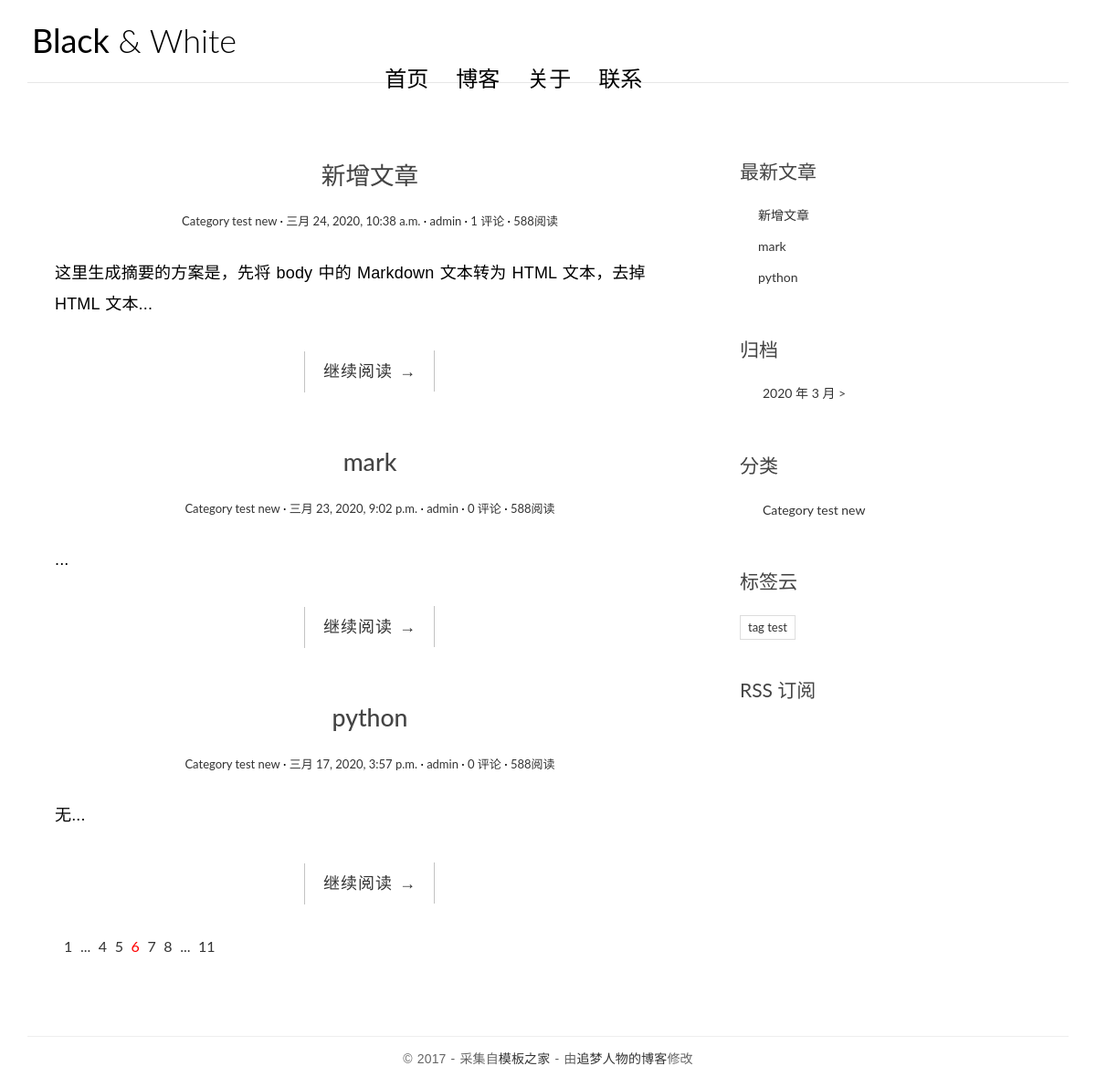
The page / on the database its author committed.
### blog/models.py (models this page shows, shortened)
class Post(models.Model):
    title = models.CharField('标题', max_length=70)
    body = models.TextField('正文')
    created_time = models.DateTimeField('创建时间', default=timezone.now)
    modified_time = models.DateTimeField('修改时间')
    excerpt = models.CharField('摘要', max_length=200, blank=True)
    category = models.ForeignKey(Category, verbose_name='分类', on_delete=models.CASCADE)
    tags = models.ManyToManyField(Tag, verbose_name='标签', blank=True)
    author = models.ForeignKey(User, verbose_name='作者', on_delete=models.CASCADE)
    class Meta:
        verbose_name = '文章'
        verbose_name_plural = verbose_name
        ordering = ['-created_time']
    def get_absolute_url(self):
        return reverse('blog:detail', kwargs={'pk':self.pk})

class Category(models.Model):
    name = models.CharField(max_length=100)
    class Meta:
        verbose_name = '分类'
        verbose_name_plural = verbose_name

class Tag(models.Model):
    name = models.CharField(max_length=100)
    class Meta:
        verbose_name = '标签'
        verbose_name_plural = verbose_name

### blog/views.py (the view)
# urls.py: path('', views.index, name='index'),
def index(request):
    post_list = Post.objects.all().order_by('-created_time')
    return render(request, 'blog/index.html', context={'post_list': post_list})

### blog/templatetags/blog_extras.py (called while the page is built)
@register.inclusion_tag('blog/inclusions/_recent_posts.html', takes_context=True)
def show_recent_posts(context, num=5):
    return {
        'recent_post_list': Post.objects.all().order_by('-created_time')[:num]
    }

@register.inclusion_tag('blog/inclusions/_archives.html', takes_context=True)
def show_archives(context):
    return {
        'date_list': Post.objects.dates('created_time', 'month', order='DESC'),
    }

@register.inclusion_tag('blog/inclusions/_categories.html', takes_context=True)
def show_categories(context):
    return {
        'category_list': Category.objects.all(),
    }

@register.inclusion_tag('blog/inclusions/_tags.html', takes_context=True)
def show_tags(context):
    return {
        'tag_list': Tag.objects.all(),
    }

### templates/blog/index.html (shortened to what this page needs)
{% extends 'base.html' %}
{% load static %}
                {% block main %}
                {% for post in post_list %}
                <article class="post post-{{ post.pk }}">
                    <header class="entry-header">
                        <h1 class="entry-title">{{ post.title }}</h1>
                        <div class="entry-meta">
                            <span class="post-category"><a href="#">{{ post.category.name }}</a></span>
                            <span class="post-date"><a href="#"><time class="entry-date"
                                                                      datetime="{{ post.created_time }}">{{ post.created_time }}</time></a></span>
                            <span class="post-author"><a href="#">{{ post.author }}</a></span>
                            <span class="comments-link"><a href="#comment-area">{{ post.comment_set.count }} 评论</a></span>
                            <span class="views-count"><a href="#">588阅读</a></span>
                        </div>
                    </header>
                    <div class="entry-content clearfix">
                        <p>{{ post.excerpt }}...</p>
                        <div class="read-more cl-effect-14">
                            <a href="{{ post.get_absolute_url }}" class="more-link">继续阅读 <span class="meta-nav">→</span></a>
                        </div>
                    </div>
                </article>
                {% empty %}
                    <div class="no-post">暂时还没有发布的文章</div>
                {% endfor %}
                <div class="pagination">
                    <ul>
                        <li><a href="">1</a></li>
                        <li><a href="">...</a></li>
                        <li><a href="">4</a></li>
                        <li><a href="">5</a></li>
                        <li class="current"><a href="">6</a></li>
                        <li><a href="">7</a></li>
                        <li><a href="">8</a></li>
                        <li><a href="">...</a></li>
                        <li><a href="">11</a></li>
                    </ul>
                </div>
                {% endblock main %}

### templates/base.html (shortened to what this page needs)
{% load static %}
{% load blog_extras %}
<!DOCTYPE html>
<html>
<head>
    <link rel="stylesheet" href="http://code.ionicframework.com/ionicons/2.0.1/css/ionicons.min.css">
    <link rel="stylesheet" href="{% static 'blog/css/bootstrap.min.css' %}">
    <link rel="stylesheet" href="{% static 'blog/css/pace.css' %}">
    <link rel="stylesheet" href="{% static 'blog/css/custom.css' %}">
    <link href="https://cdn.bootcss.com/highlight.js/9.15.8/styles/github.min.css" rel="stylesheet">
</head>
<body>
<div class="container">
    <header id="site-header">
        <div class="row">
                <div class="logo">
                    <h1><a href="{% url 'blog:index' %}"><b>Black</b> &amp; White</a></h1>
                </div>
            </div>
            <div class="col-md-8 col-sm-7 col-xs-4">
                <nav class="main-nav" role="navigation">
                    <div class="collapse navbar-collapse" id="bs-example-navbar-collapse-1">
                        <ul class="nav navbar-nav navbar-right">
                            <li class="cl-effect-11"><a href="index.html" data-hover="首页">首页</a></li>
                            <li class="cl-effect-11"><a href="full-width.html" data-hover="博客">博客</a></li>
                            <li class="cl-effect-11"><a href="about.html" data-hover="关于">关于</a></li>
                            <li class="cl-effect-11"><a href="contact.html" data-hover="联系">联系</a></li>
                        </ul>
                    </div>
                </nav>
            </div>
    </header>
</div>
<div class="content-body">
    <div class="container">
        <div class="row">
            <main class="col-md-8">
                {% block main %}
                {% endblock main %}
            </main>
            <aside class="col-md-4">
                {% show_recent_posts %}
                {% show_archives %}
                {% show_categories %}
                {% show_tags %}
                <div class="rss">
                    <a href=""> RSS 订阅</a>
                </div>
            </aside>
        </div>
    </div>
</div>
<footer id="site-footer">
    <div class="container">
        <div class="row">
            <div class="col-md-12">
                <p class="copyright">&copy 2017 - 采集自<a href="http://www.cssmoban.com/"
                                                        target="_blank" title="模板之家">模板之家</a>
                    - 由<a href="http://zmrenwu.com/" title="网页模板" target="_blank">追梦人物的博客</a>修改
                </p>
            </div>
        </div>
    </div>
</footer>
<body>
</body>
</body>
</html>

### templates/blog/inclusions/_recent_posts.html (shortened to what this page needs)
<!DOCTYPE html>
<html lang="en">
<head>
</head>
<body>
<div class="widget widget-recent-posts">
  <h3 class="widget-title">最新文章</h3>
  <ul>
    {% for post in recent_post_list %}
      <li>
        <a href="{{ post.get_absolute_url }}">{{ post.title }}</a>
      </li>
    {% empty %}
      暂无文章！
    {% endfor %}
  </ul>
</div>
</body>
</html>

### templates/blog/inclusions/_archives.html (shortened to what this page needs)
<!DOCTYPE html>
<html lang="en">
<head>
</head>
<body>
<div class="widget widget-archives">
  <h3 class="widget-title">归档</h3>
  <ul>
    {% for date in date_list %}
      <li>
        <a href="{% url 'blog:archive' date.year date.month %}">
          {{ date.year }} 年 {{ date.month }} 月
        </a>>
      </li>
    {% empty %}
      暂无归档！
    {% endfor %}
  </ul>
</div>
</body>
</html>

### templates/blog/inclusions/_categories.html (shortened to what this page needs)
<!DOCTYPE html>
<html lang="en">
<head>
</head>
<body>
<div class="widget widget-category">
  <h3 class="widget-title">分类</h3>
  <ul>
    {% for category in category_list %}
      <li>
        <a href="{% url 'blog:category' category.pk %}">{{ category.name }}</a>
      </li>
    {% empty %}
      暂无分类！
    {% endfor %}
  </ul>
</div>
</body>
</html>

### templates/blog/inclusions/_tags.html (shortened to what this page needs)
<!DOCTYPE html>
<html lang="en">
<head>
</head>
<body>
<div class="widget widget-tag-cloud">
  <h3 class="widget-title">标签云</h3>
  <ul>
    {% for tag in tag_list %}
      <li>
        <a href="{% url 'blog:tag' tag.pk %}">{{ tag.name }}</a>
      </li>
    {% empty %}
      暂无标签！
    {% endfor %}
  </ul>
</div>
</body>
</html>

### blog/static/blog/css/custom.css (style rules this page uses)
* { outline: none; }
h1, h2, h3, h4, h5, h6 { margin-top: 0; }
b { font-weight: 400; }
a { color: #333; }
body { color: #444; font-family: 'Lato', sans-serif; }
p { font-family: 'Ubuntu', sans-serif; font-weight: 400; word-spacing: 1px; letter-spacing: 0.01em; }
#site-header { background-color: #FFF; padding: 25px 20px; margin-bottom: 40px; border-bottom: 1px solid #e7e7e7; }
.logo h1 a { color: #000; }
.logo h1 { margin: 0; font-family: 'Lato', sans-serif; font-weight: 300; }
.main-nav { margin-top: 11px; max-width: 95%; }
.main-nav a { color: #000000 !important; padding: 0 0 5px 0 !important; margin-right: 30px; font-family: 'Lato', sans-serif; font-weight: 300; font-size: 24px; }
.cl-effect-11 a { padding: 10px 0; color: #0972b4; text-shadow: none; }
.cl-effect-11 a::before { position: absolute; top: 0; left: 0; overflow: hidden; padding: 0 0 5px 0 !important; max-width: 0; border-bottom: 1px solid #000; color: #000; content: attr(data-hover); white-space: nowrap; -webkit-transition: max-width 0.5s; -moz-transition: max-width 0.5s; transition: max-width 0.5s; }
.content-body { padding-bottom: 4em; }
.post { background: #fff; padding: 30px 30px 0; }
.entry-title { text-align: center; font-size: 1.9em; margin-bottom: 20px; line-height: 1.6; padding: 10px 20px 0; }
.entry-meta { text-align: center; color: #DDDDDD; font-size: 13px; margin-bottom: 30px; }
.entry-content { font-size: 18px; line-height: 1.9; font-weight: 300; color: #000; }
.post-category::after, .post-date::after, .post-author::after, .comments-link::after { content: ' ·'; color: #000; }
.read-more { font-family: 'Ubuntu', sans-serif; font-weight: 400; word-spacing: 1px; letter-spacing: 0.01em; text-align: center; margin-top: 20px; }
.cl-effect-14 a { padding: 0 20px; height: 45px; line-height: 45px; position: relative; display: inline-block; margin: 15px 25px; letter-spacing: 1px; font-weight: 400; text-shadow: 0 0 1px rgba(255, 255, 255, 0.3); }
.cl-effect-14 a::before, .cl-effect-14 a::after { position: absolute; width: 45px; height: 1px; background: #C3C3C3; content: ''; -webkit-transition: all 0.3s; -moz-transition: all 0.3s; transition: all 0.3s; pointer-events: none; }
.cl-effect-14 a::before { top: 0; left: 0; -webkit-transform: rotate(90deg); -moz-transform: rotate(90deg); transform: rotate(90deg); -webkit-transform-origin: 0 0; -moz-transform-origin: 0 0; transform-origin: 0 0; }
.cl-effect-14 a::after { right: 0; bottom: 0; -webkit-transform: rotate(90deg); -moz-transform: rotate(90deg); transform: rotate(90deg); -webkit-transform-origin: 100% 0; -moz-transform-origin: 100% 0; transform-origin: 100% 0; }
.widget { background: #fff; padding: 30px 0 0; }
.widget-title { font-size: 1.5em; margin-bottom: 20px; line-height: 1.6; padding: 10px 0 0; font-weight: 400; }
.widget-recent-posts ul { padding: 0; margin: 0; padding-left: 20px; }
.widget-recent-posts ul li { list-style-type: none; position: relative; line-height: 170%; margin-bottom: 10px; }
.widget-recent-posts ul li::before { content: '\f3d3'; font-family: "Ionicons"; position: absolute; left: -17px; top: 3px; font-size: 16px; color: #000; }
.widget-archives ul { padding: 0; margin: 0; padding-left: 25px; }
.widget-archives ul li { list-style-type: none; position: relative; line-height: 170%; margin-bottom: 10px; }
.widget-archives ul li::before { content: '\f3f3'; font-family: "Ionicons"; position: absolute; left: -25px; top: 1px; font-size: 16px; color: #000; }
.widget-category ul { padding: 0; margin: 0; padding-left: 25px; }
.widget-category ul li { list-style-type: none; position: relative; line-height: 170%; margin-bottom: 10px; }
.widget-category ul li::before { content: '\f3fe'; font-family: "Ionicons"; position: absolute; left: -25px; top: 1px; font-size: 18px; color: #000; }
.widget-tag-cloud ul { padding: 0; margin: 0; margin-right: -10px; }
.widget-tag-cloud ul li { list-style-type: none; font-size: 13px; display: inline-block; margin-right: 10px; margin-bottom: 10px; padding: 3px 8px; border: 1px solid #ddd; }
.rss { font-size: 21px; margin-top: 30px; }
.rss a { color: #444; }
#site-footer { padding-top: 10px; padding: 0 0 1.5em 0; }
.copyright { text-align: center; padding-top: 1em; margin: 0; border-top: 1px solid #eee; color: #666; }
.pagination ul { list-style: none; }
.pagination ul li { display: inline-block; font-size: 16px; margin-right: 5px; }
.current a { color: red; }

### rows shown on the page
Post: title "新增文章", category.name "Category test new", created_time "三月 24, 2020, 10:38 a.m.", author "admin", comment_set.count "1", excerpt "这里生成摘要的方案是，先将 body 中的 Markdown 文本转为 HTML 文本，去掉 HTML 文本"
Post: title "mark", category.name "Category test new", created_time "三月 23, 2020, 9:02 p.m.", author "admin", comment_set.count "0"
Post: title "python", category.name "Category test new", created_time "三月 17, 2020, 3:57 p.m.", author "admin", comment_set.count "0", excerpt "无"
Category: name "Category test new"
Tag: name "tag test"

### other values the page prints
{{ date.year }} "2020"
{{ date.month }} "3"
